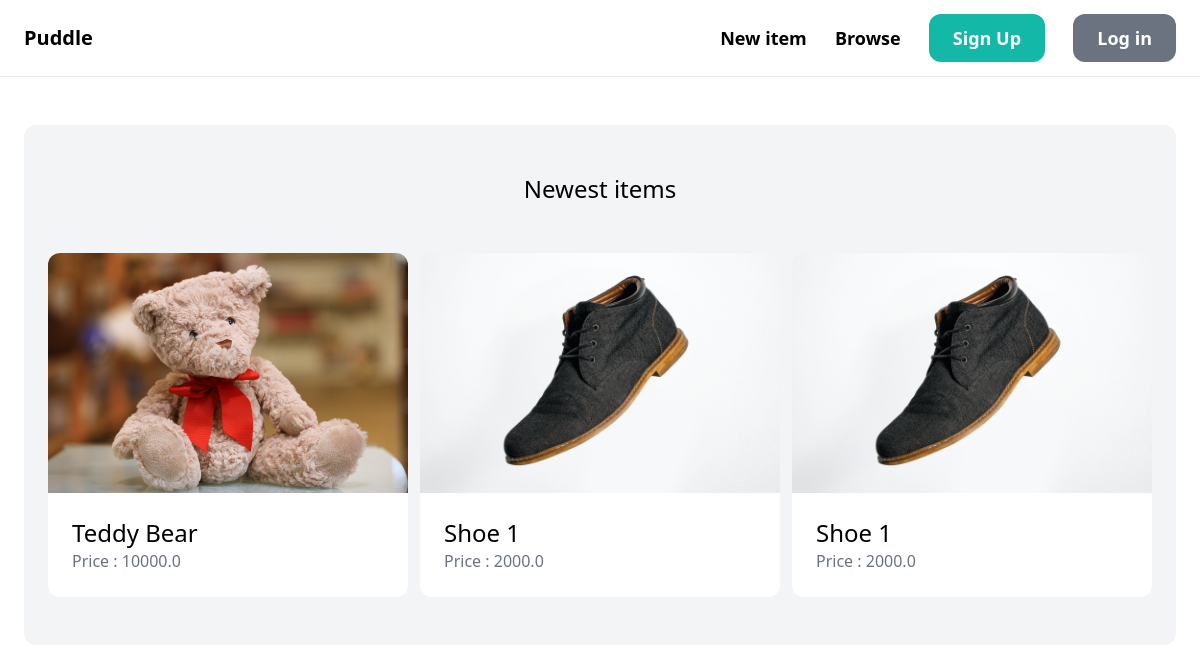
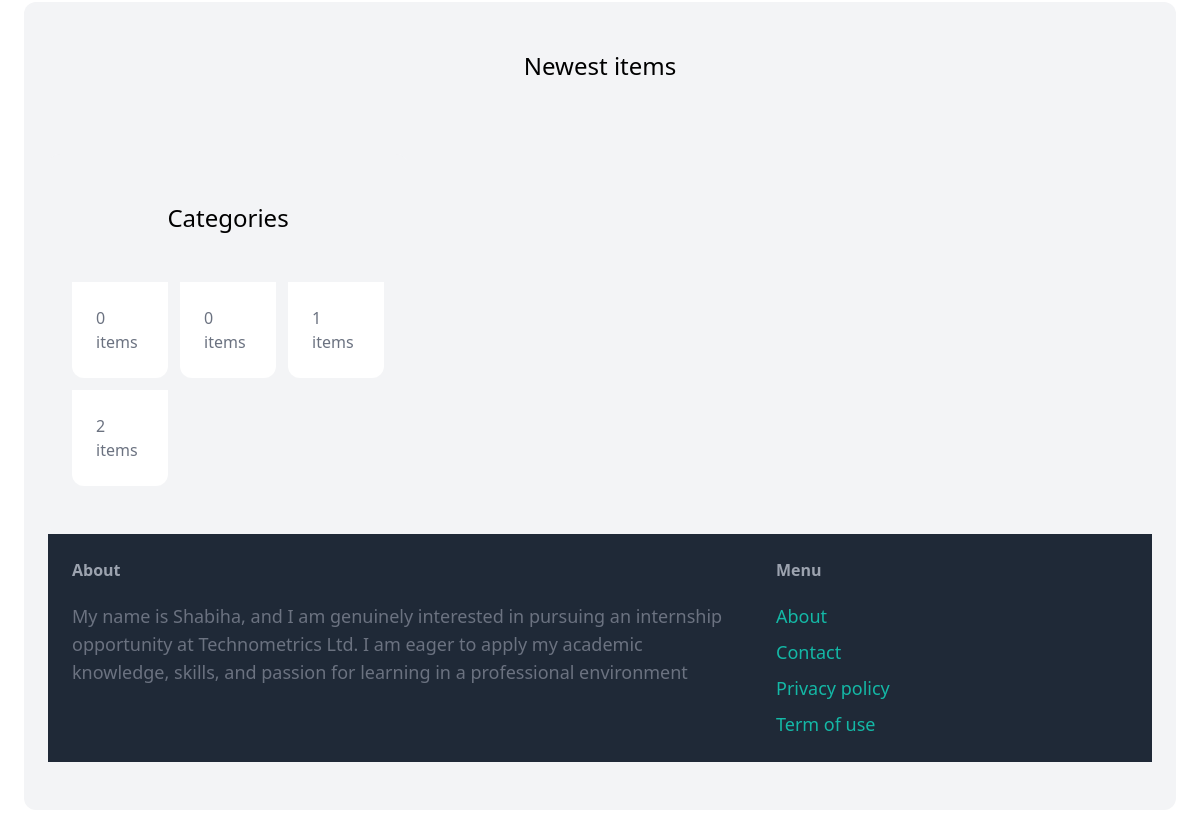
Before: / with the older database file (2 pictures, top to bottom).
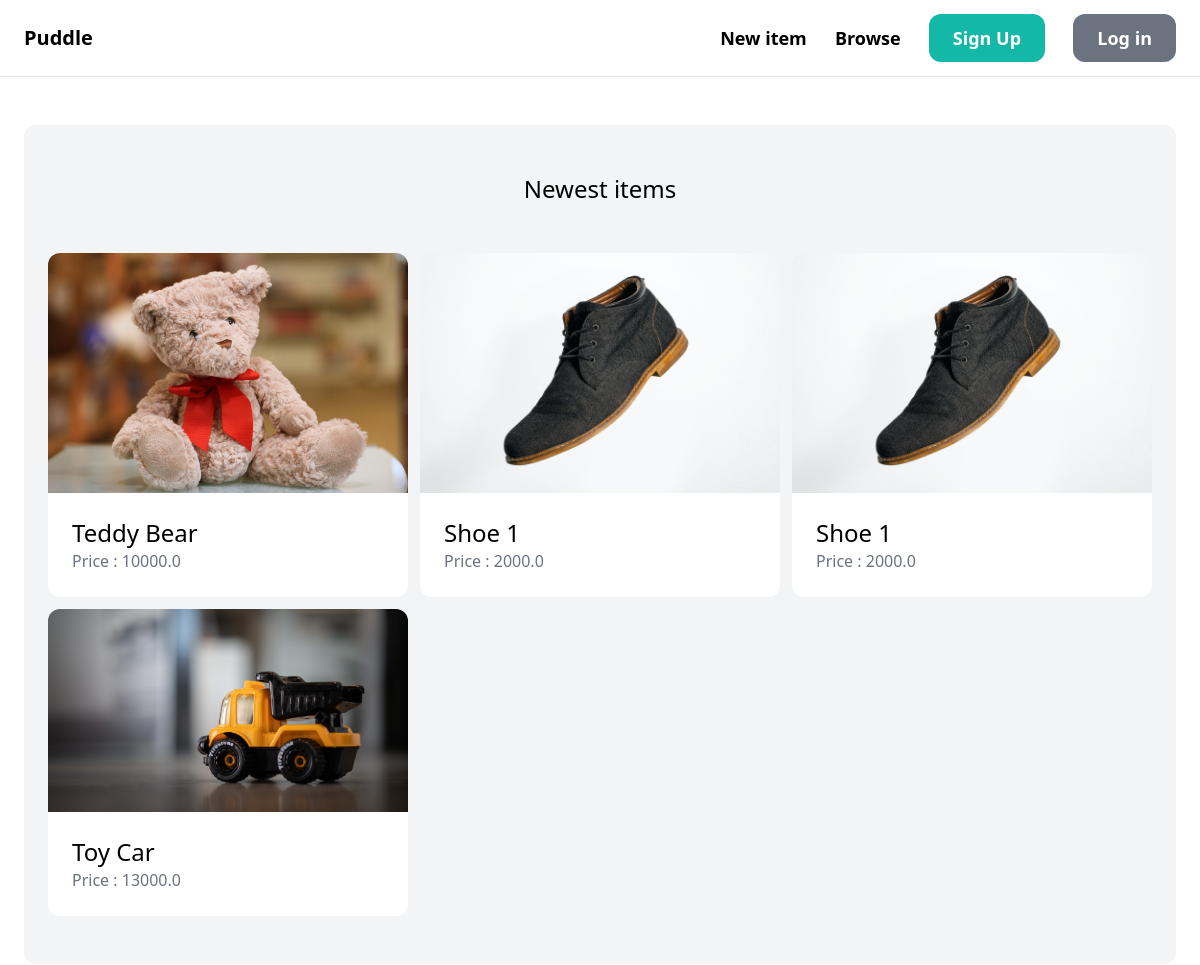
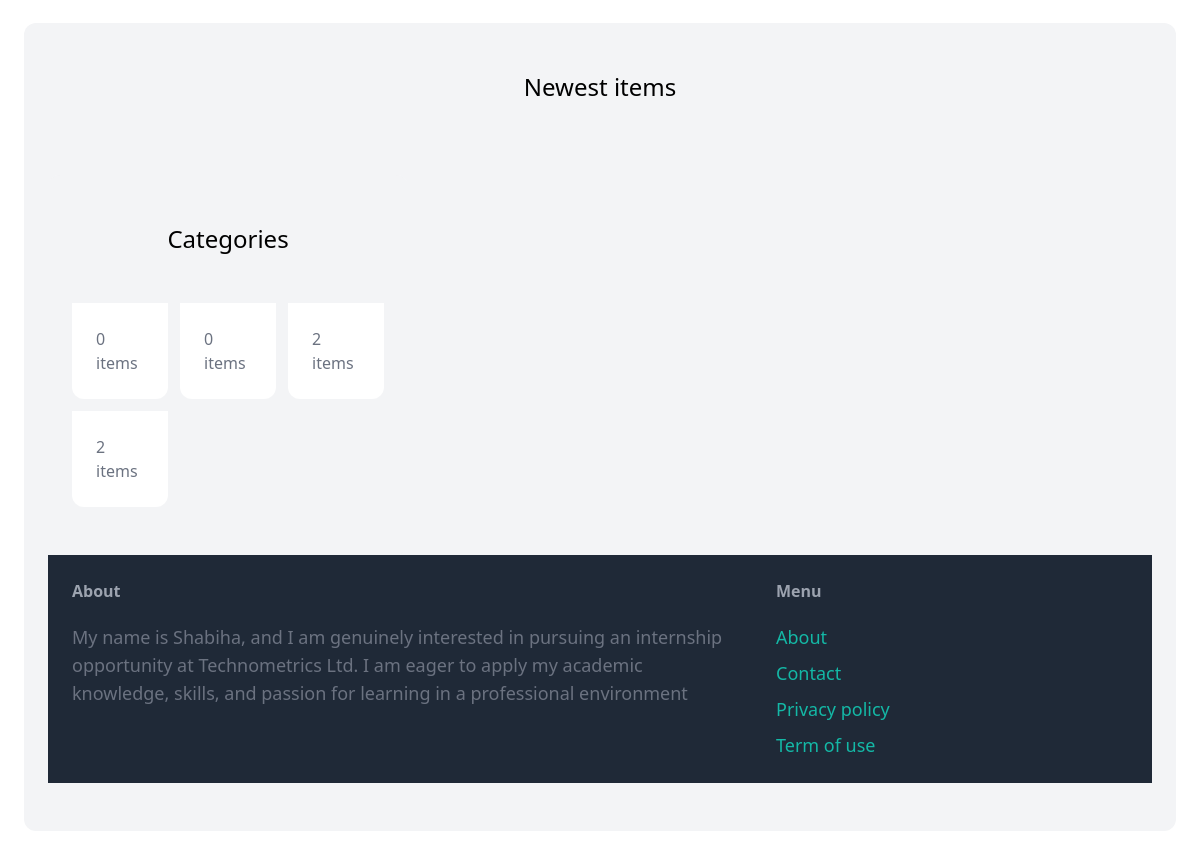
After: the same page with the newer database file (2 pictures, top to bottom).
### item/models.py (models this page shows, shortened)
class Item(models.Model):
    category = models.ForeignKey(Category, related_name='items', on_delete=models.CASCADE)
    name = models.CharField(max_length=255)
    description = models.TextField(blank=True, null=True)
    price = models.FloatField()
    image = models.ImageField(upload_to='item_images', blank=True, null=True)
    is_sold = models.BooleanField(default=False)
    created_by = models.ForeignKey(User, related_name='items', on_delete=models.CASCADE)
    created_at = models.DateTimeField(auto_now_add=True)

class Category(models.Model):
    name = models.CharField(max_length=255)
    class Meta:
        ordering = ('name',)
        verbose_name_plural = 'Categories'

### core/views.py (the view)
# urls.py: path('',index,name='index'),
def index(request):
    items = Item.objects.filter(is_sold=False)[0:6]
    categories = Category.objects.all()
    return render(request, 'core/index.html',{
        'categories' : categories,
        'items' : items,
    })

### core/templates/core/index.html (shortened to what this page needs)
{% extends 'core/base.html' %}
{% block content %}
<div class="mt-6 px-6 py-12 bg-gray-100 rounded-xl">
  <h2 class="mb-12 text-2xl text-center">Newest items</h2>
  <div class="grid grid-cols-3 gap-3">
    {%for item in items%}
    <div>
      <a href="{% url 'item:detail' item.id %}">
        <div>
          <img src="{{ item.image.url }}" class="rounded-t-xl" />
        </div>
        <div class="p-6 bg-white rounded-b-xl">
          <h2 class="text-2xl">{{ item.name}}</h2>
          <p class="text-gray-500">Price : {{ item.price }}</p>
        </div>
      </a>
    </div>
    {% endfor%}
  </div>
</div>
<div class="mt-6 px-6 py-12 bg-gray-100 rounded-xl">
  <h2 class="mb-12 text-2xl text-center">Newest items</h2>
  <div class="grid grid-cols-3 gap-3">
  <div class="mt-6 px-6 py-12 bg-gray-100 rounded-xl">
    <h2 class="mb-12 text-2xl text-center">Categories</h2>
    <div class="grid grid-cols-3 gap-3">
      {% for category in categories %}
      <div>
        <a href="#">
          <div class="p-6 bg-white rounded-b-xl">
            <p class="text-gray-500">{{ category.items.count }} items</p>
          </div>
        </a>
      </div>
      {% endfor %}
    </div>
  </div>
{% endblock %}

### core/templates/core/base.html (shortened to what this page needs)
<!DOCTYPE html>
<html>
  <head>
    <script src="https://cdn.tailwindcss.com"></script>
  </head>
  <body>
    <nav
      class="py-6 px-6 flex justify-between items-center border-b border-gray-200"
    >
      <a href="/" class="text-xl font-semibold">Puddle</a>
      <div class="space-x-6">
        <a href="#" class="text-lg font-semibold hover:text-gray-500"
          >New item</a
        >
        <a href="#" class="text-lg font-semibold hover:text-gray-500">Browse</a>
        <a
          href="#"
          class="px-6 py-3 text-lg font-semibold bg-teal-500 text-white rounded-xl hover:bg-teal-700"
          >Sign Up</a
        >
        <a
          href="#"
          class="px-6 py-3 text-lg font-semibold bg-gray-500 text-white rounded-xl hover:bg-gray-700"
          >Log in</a
        >
      </div>
    </nav>
    <div class="px-6 py-6">{% block content %} {% endblock %}</div>
    <footer class="py-6 px-6 flex justify-between bg-gray-800">
      <div class="w-2/3 pr-10">
        <h3 class="mb-5 font-semibold text-gray-400">About</h3>
        <p class="text-lg text-gray-500">
          My name is Shabiha, and I am genuinely interested in pursuing an
          internship opportunity at Technometrics Ltd. I am eager to apply my
          academic knowledge, skills, and passion for learning in a professional
          environment
        </p>
      </div>
      <div class="w-1/3">
        <h3 class="mb-5 font-semibold text-gray-400">Menu</h3>
        <ul class="space-y-2">
          <li>
            <a href="#" class="text-lg text-teal-500 hover:text-teal-700"
              >About</a
            >
          </li>
          <li>
            <a
              href="{% url 'contact' %}"
              class="text-lg text-teal-500 hover:text-teal-700"
              >Contact</a
            >
          </li>
          <li>
            <a href="#" class="text-lg text-teal-500 hover:text-teal-700"
              >Privacy policy</a
            >
          </li>
          <li>
            <a href="#" class="text-lg text-teal-500 hover:text-teal-700"
              >Term of use</a
            >
          </li>
        </ul>
      </div>
    </footer>
  </body>
</html>

Changed rows visible on the page:
added Item: image (picture), name "Toy Car", price "13000.0"
computed for Category (number 3 of 4 on the later page): items.count "1" → "2"
